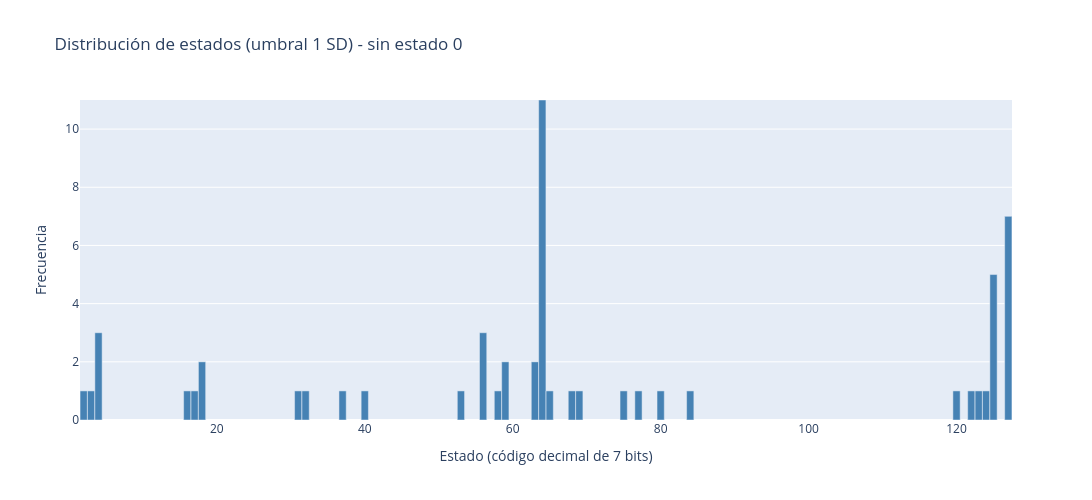

The code cell stored with this chart in its notebook:
### Markdown cell above
## Distribución de estados conjuntos (novedad)

Se calcula la frecuencia de cada uno de los 2^7 = 128 posibles patrones de activación. La distribución no es uniforme: algunos estados aparecen mucho más que otros, lo que indica que la actividad cerebral en reposo no es aleatoria y tiene una estructura preferente. Esto respalda la hipótesis de que existen patrones temporales no estocásticos.

### Code cell
import plotly.graph_objects as go
import numpy as np

# Calcular códigos de estado y frecuencias (suponiendo que binary_states ya existe)
weights = 2**np.arange(6, -1, -1)
state_codes = binary_states @ weights
unique, counts = np.unique(state_codes, return_counts=True)

# Filtrar el estado 0
mask_no_zero = unique != 0
unique_filt = unique[mask_no_zero]
counts_filt = counts[mask_no_zero]

# Máximo para el eje Y
y_max_global = max(counts_filt) if len(counts_filt) > 0 else 1

# Función para el hover text
def state_description(code):
    bits = [(code >> i) & 1 for i in range(6, -1, -1)]
    active_networks = [number_to_name[j] for j, bit in enumerate(bits, start=1) if bit]
    if not active_networks:
        return "Ninguna red activa"
    return " + ".join([f"Red {j} ({name})" for j, name in enumerate(active_networks, start=1)])

# Hover text (sin texto en las barras)
hover_texts = [f"Código: {code}<br>Redes activas: {state_description(code)}<br>Frecuencia: {count}" 
               for code, count in zip(unique_filt, counts_filt)]

# Crear figura SIN texto en las barras
fig = go.Figure(data=go.Bar(
    x=unique_filt,
    y=counts_filt,
    hovertext=hover_texts,
    hoverinfo='text',
    marker_color='steelblue',
    width=0.98          # barras más anchas (ocupan casi todo el espacio disponible)
))

# Ajustes del layout
fig.update_layout(
    title="Distribución de estados (umbral 1 SD) - sin estado 0",
    xaxis_title="Estado (código decimal de 7 bits)",
    yaxis_title="Frecuencia",
    yaxis=dict(range=[0, y_max_global]),
    width=1200,          # figura más ancha
    height=500,
    bargap=0.02          # espacio mínimo entre barras (para que sean más anchas)
)

fig.show()

### Figure 1 — Plotly figure (JSON) as saved in the notebook; plotly's stock layout.template omitted (floating-point values rounded to 4 significant figures)
{"data": [{"hoverinfo": "text", "hovertext": ["Código: 2<br>Redes activas: Red 1 (Cont)<br>Frecuencia: 1", "Código: 3<br>Redes activas: Red 1 (Cont) + Red 2 (Default)<br>Frecuencia: 1", "Código: 4<br>Redes activas: Red 1 (Limbic)<br>Frecuencia: 3", "Código: 16<br>Redes activas: Red 1 (DorsAttn)<br>Frecuencia: 1", "Código: 17<br>Redes activas: Red 1 (DorsAttn) + Red 2 (Default)<br>Frecuencia: 1", "Código: 18<br>Redes activas: Red 1 (DorsAttn) + Red 2 (Cont)<br>Frecuencia: 2", "Código: 31<br>Redes activas: Red 1 (DorsAttn) + Red 2 (SalVentAttn) + Red 3 (Limbic) + Red 4 (Cont) + Red 5 (Default)<br>Frecuencia: 1", "Código: 32<br>Redes activas: Red 1 (SomMot)<br>Frecuencia: 1", "Código: 37<br>Redes activas: Red 1 (SomMot) + Red 2 (Limbic) + Red 3 (Default)<br>Frecuencia: 1", "Código: 40<br>Redes activas: Red 1 (SomMot) + Red 2 (SalVentAttn)<br>Frecuencia: 1", "Código: 53<br>Redes activas: Red 1 (SomMot) + Red 2 (DorsAttn) + Red 3 (Limbic) + Red 4 (Default)<br>Frecuencia: 1", "Código: 56<br>Redes activas: Red 1 (SomMot) + Red 2 (DorsAttn) + Red 3 (SalVentAttn)<br>Frecuencia: 3", "Código: 58<br>Redes activas: Red 1 (SomMot) + Red 2 (DorsAttn) + Red 3 (SalVentAttn) + Red 4 (Cont)<br>Frecuencia: 1", "Código: 59<br>Redes activas: Red 1 (SomMot) + Red 2 (DorsAttn) + Red 3 (SalVentAttn) + Red 4 (Cont) + Red 5 (Default)<br>Frecuencia: 2", "Código: 63<br>Redes activas: Red 1 (SomMot) + Red 2 (DorsAttn) + Red 3 (SalVentAttn) + Red 4 (Limbic) + Red 5 (Cont) + Red 6 (Default)<br>Frecuencia: 2", "Código: 64<br>Redes activas: Red 1 (Vis)<br>Frecuencia: 11", "Código: 65<br>Redes activas: Red 1 (Vis) + Red 2 (Default)<br>Frecuencia: 1", "Código: 68<br>Redes activas: Red 1 (Vis) + Red 2 (Limbic)<br>Frecuencia: 1", "Código: 69<br>Redes activas: Red 1 (Vis) + Red 2 (Limbic) + Red 3 (Default)<br>Frecuencia: 1", "Código: 75<br>Redes activas: Red 1 (Vis) + Red 2 (SalVentAttn) + Red 3 (Cont) + Red 4 (Default)<br>Frecuencia: 1", "Código: 77<br>Redes activas: Red 1 (Vis) + Red 2 (SalVentAttn) + Red 3 (Limbic) + Red 4 (Default)<br>Frecuencia: 1", "Código: 80<br>Redes activas: Red 1 (Vis) + Red 2 (DorsAttn)<br>Frecuencia: 1", "Código: 84<br>Redes activas: Red 1 (Vis) + Red 2 (DorsAttn) + Red 3 (Limbic)<br>Frecuencia: 1", "Código: 120<br>Redes activas: Red 1 (Vis) + Red 2 (SomMot) + Red 3 (DorsAttn) + Red 4 (SalVentAttn)<br>Frecuencia: 1", "Código: 122<br>Redes activas: Red 1 (Vis) + Red 2 (SomMot) + Red 3 (DorsAttn) + Red 4 (SalVentAttn) + Red 5 (Cont)<br>Frecuencia: 1", "Código: 123<br>Redes activas: Red 1 (Vis) + Red 2 (SomMot) + Red 3 (DorsAttn) + Red 4 (SalVentAttn) + Red 5 (Cont) + Red 6 (Default)<br>Frecuencia: 1", "Código: 124<br>Redes activas: Red 1 (Vis) + Red 2 (SomMot) + Red 3 (DorsAttn) + Red 4 (SalVentAttn) + Red 5 (Limbic)<br>Frecuencia: 1", "Código: 125<br>Redes activas: Red 1 (Vis) + Red 2 (SomMot) + Red 3 (DorsAttn) + Red 4 (SalVentAttn) + Red 5 (Limbic) + Red 6 (Default)<br>Frecuencia: 5", "Código: 127<br>Redes activas: Red 1 (Vis) + Red 2 (SomMot) + Red 3 (DorsAttn) + Red 4 (SalVentAttn) + Red 5 (Limbic) + Red 6 (Cont) + Red 7 (Default)<br>Frecuencia: 7"], "marker": {"color": "steelblue"}, "type": "bar", "width": 0.98, "x": [2, 3, 4, 16, 17, 18, 31, 32, 37, 40, 53, 56, 58, 59, 63, 64, 65, 68, 69, 75, 77, 80, 84, 120, 122, 123, 124, 125, 127], "y": [1, 1, 3, 1, 1, 2, 1, 1, 1, 1, 1, 3, 1, 2, 2, 11, 1, 1, 1, 1, 1, 1, 1, 1, 1, 1, 1, 5, 7]}], "layout": {"bargap": 0.02, "height": 500, "title": {"text": "Distribución de estados (umbral 1 SD) - sin estado 0"}, "width": 1200, "xaxis": {"title": {"text": "Estado (código decimal de 7 bits)"}}, "yaxis": {"range": [0, 11], "title": {"text": "Frecuencia"}}}}
